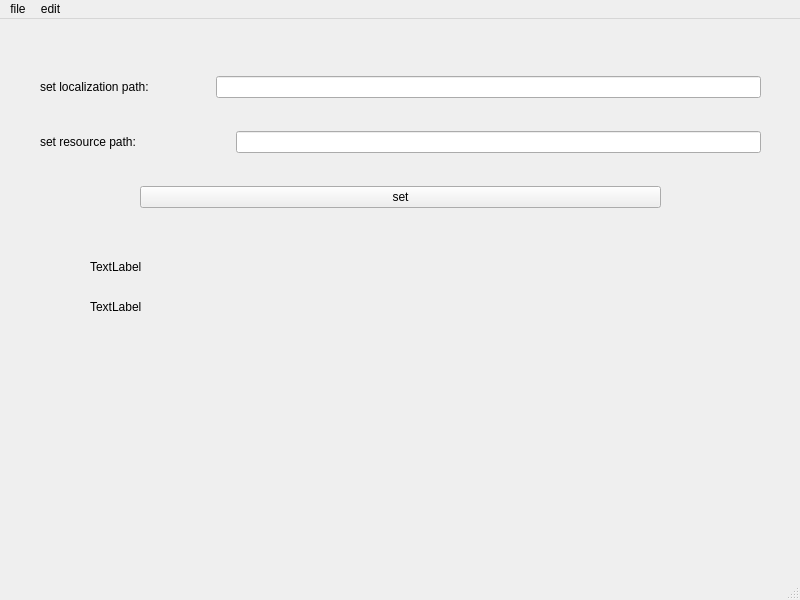
<?xml version="1.0" encoding="UTF-8"?>
<ui version="4.0">
 <class>MainWindow</class>
 <widget class="QMainWindow" name="MainWindow">
  <property name="geometry">
   <rect>
    <x>0</x>
    <y>0</y>
    <width>800</width>
    <height>600</height>
   </rect>
  </property>
  <property name="windowTitle">
   <string>MainWindow</string>
  </property>
  <widget class="QWidget" name="centralwidget">
   <widget class="QWidget" name="verticalLayoutWidget">
    <property name="geometry">
     <rect>
      <x>40</x>
      <y>30</y>
      <width>721</width>
      <height>189</height>
     </rect>
    </property>
    <layout class="QVBoxLayout" name="verticalLayout">
     <item>
      <layout class="QHBoxLayout" name="horizontalLayout_6">
       <property name="spacing">
        <number>67</number>
       </property>
       <item>
        <widget class="QLabel" name="label_2">
         <property name="font">
          <font>
           <weight>50</weight>
           <bold>false</bold>
          </font>
         </property>
         <property name="text">
          <string>set localization path:</string>
         </property>
        </widget>
       </item>
       <item>
        <widget class="QLineEdit" name="localization">
         <property name="text">
          <string/>
         </property>
        </widget>
       </item>
      </layout>
     </item>
     <item>
      <layout class="QHBoxLayout" name="horizontalLayout_8">
       <property name="spacing">
        <number>100</number>
       </property>
       <item>
        <widget class="QLabel" name="label">
         <property name="text">
          <string>set resource path:</string>
         </property>
         <property name="scaledContents">
          <bool>false</bool>
         </property>
        </widget>
       </item>
       <item>
        <widget class="QLineEdit" name="resource"/>
       </item>
      </layout>
     </item>
     <item>
      <layout class="QHBoxLayout" name="horizontalLayout_5" stretch="0">
       <property name="spacing">
        <number>0</number>
       </property>
       <property name="sizeConstraint">
        <enum>QLayout::SetDefaultConstraint</enum>
       </property>
       <property name="leftMargin">
        <number>100</number>
       </property>
       <property name="rightMargin">
        <number>100</number>
       </property>
       <property name="bottomMargin">
        <number>0</number>
       </property>
       <item>
        <widget class="QPushButton" name="pushButton">
         <property name="text">
          <string>set</string>
         </property>
        </widget>
       </item>
      </layout>
     </item>
    </layout>
   </widget>
   <widget class="QLabel" name="label_3">
    <property name="geometry">
     <rect>
      <x>90</x>
      <y>240</y>
      <width>431</width>
      <height>16</height>
     </rect>
    </property>
    <property name="text">
     <string>TextLabel</string>
    </property>
   </widget>
   <widget class="QLabel" name="label_4">
    <property name="geometry">
     <rect>
      <x>90</x>
      <y>280</y>
      <width>431</width>
      <height>16</height>
     </rect>
    </property>
    <property name="text">
     <string>TextLabel</string>
    </property>
   </widget>
  </widget>
  <widget class="QMenuBar" name="menubar">
   <property name="geometry">
    <rect>
     <x>0</x>
     <y>0</y>
     <width>800</width>
     <height>26</height>
    </rect>
   </property>
   <widget class="QMenu" name="menuedit">
    <property name="title">
     <string>edit</string>
    </property>
    <addaction name="actionsettings"/>
   </widget>
   <widget class="QMenu" name="menufile">
    <property name="title">
     <string>file</string>
    </property>
    <addaction name="actionsave"/>
    <addaction name="actionredo"/>
    <addaction name="actionexit"/>
   </widget>
   <addaction name="menufile"/>
   <addaction name="menuedit"/>
  </widget>
  <widget class="QStatusBar" name="statusbar"/>
  <action name="actionsettings">
   <property name="text">
    <string>settings</string>
   </property>
  </action>
  <action name="actionsave">
   <property name="text">
    <string>save</string>
   </property>
   <property name="shortcut">
    <string>Ctrl+S</string>
   </property>
  </action>
  <action name="actionredo">
   <property name="text">
    <string>redo</string>
   </property>
  </action>
  <action name="actionexit">
   <property name="text">
    <string>exit</string>
   </property>
  </action>
 </widget>
 <resources/>
 <connections>
  <connection>
   <sender>actionexit</sender>
   <signal>triggered()</signal>
   <receiver>MainWindow</receiver>
   <slot>close()</slot>
   <hints>
    <hint type="sourcelabel">
     <x>-1</x>
     <y>-1</y>
    </hint>
    <hint type="destinationlabel">
     <x>399</x>
     <y>299</y>
    </hint>
   </hints>
  </connection>
  <connection>
   <sender>pushButton</sender>
   <signal>pressed()</signal>
   <receiver>MainWindow</receiver>
   <slot>readpath()</slot>
   <hints>
    <hint type="sourcelabel">
     <x>400</x>
     <y>214</y>
    </hint>
    <hint type="destinationlabel">
     <x>399</x>
     <y>299</y>
    </hint>
   </hints>
  </connection>
 </connections>
 <slots>
  <slot>readpath()</slot>
 </slots>
</ui>
